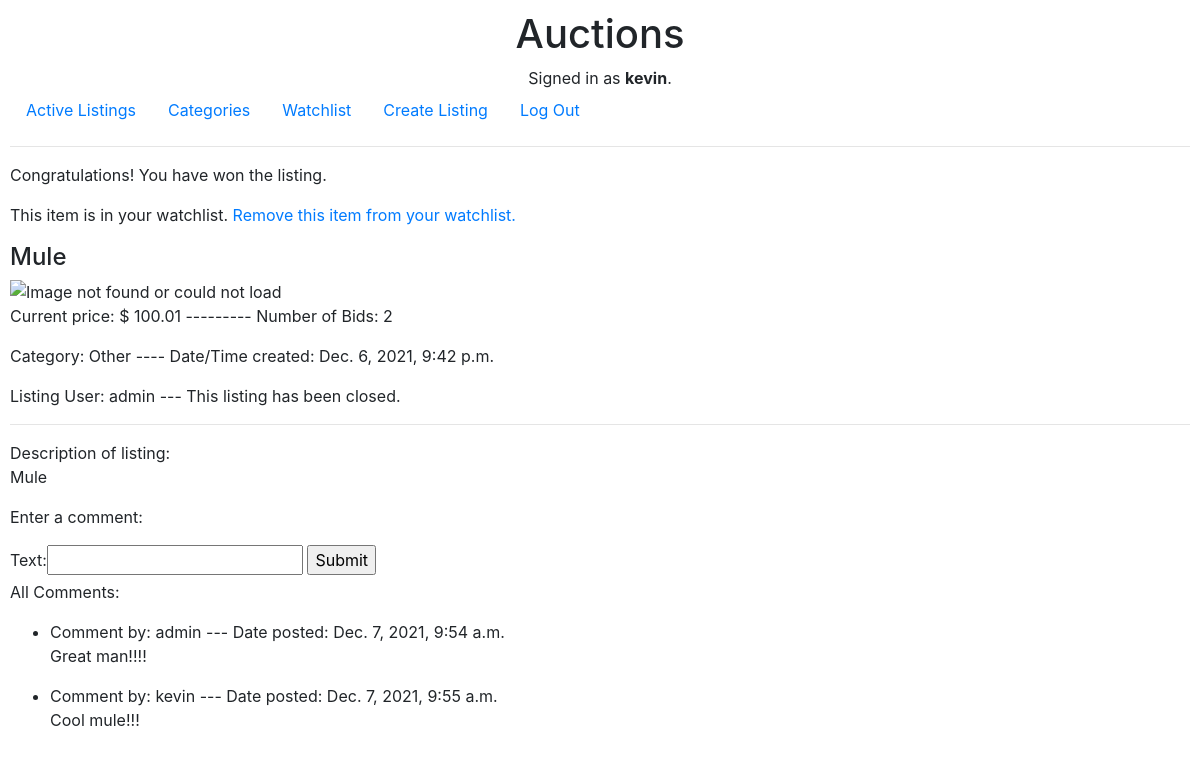
/listing/12 (signed in), run on the app's committed database.
### auctions/models.py (models this page shows)
class User(AbstractUser):
    pass

class Listing(models.Model):
    title = models.CharField(max_length=MAX_LENGTH_CHAR_FIELD)
    description = models.TextField()
    image_url = models.TextField(blank = True)
    starting_price = models.DecimalField(decimal_places=2, max_digits = 25)
    created_datetime = models.DateTimeField( auto_now_add = True )
    closed_datetime = models.DateTimeField( null = True, blank = True )
    number_bids = models.PositiveIntegerField(default = 0 )
    CATEGORIES = {'fashion': 'Fashion'  ,
        'electronics': 'Electronics',
        'art': 'Art and Collectibles',
        'home': 'Home and Garden',
        'toys': 'Toys',
        'other':'Other' }
    CATEGORY_CHOICES = [
        ('fashion', 'Fashion'   ),
        ('electronics', 'Electronics'),
        ('art', 'Art and Collectibles'),
        ('home', 'Home and Garden'),
        ('toys','Toys'),
        ('other', 'Other'),
    ]
    category = models.CharField(max_length = 15, choices = CATEGORY_CHOICES, default = 'other')
    active = models.BooleanField(default = True)
    listing_user = models.ForeignKey(User, on_delete = models.CASCADE, related_name = 'listings')
    watching = models.ManyToManyField(User, blank = True, related_name = "watchlist")

class Bid(models.Model):
    amount = models.DecimalField(decimal_places=2, max_digits = 25)
    listing = models.ForeignKey(Listing, on_delete=models.CASCADE, related_name = "bids")
    created_datetime = models.DateTimeField( auto_now_add = True )
    user = models.ForeignKey(User, on_delete= models.CASCADE, related_name = "bids")
    highest_bid_for_listing = models.OneToOneField(Listing, null = True, blank = True, \
        related_name = 'highest_bid', on_delete = models.CASCADE)

class Comment(models.Model):
    text = models.CharField(max_length=MAX_LENGTH_CHAR_FIELD)
    listing = models.ForeignKey(Listing, on_delete=models.CASCADE, related_name = 'comments')
    created_datetime = models.DateTimeField( auto_now_add = True )
    user = models.ForeignKey(User, on_delete= models.CASCADE, related_name = 'comments')

### auctions/views.py (the view, shortened to what this page needs)
# urls.py: path('listing/<int:listing_id>', views.listing, name = 'listing'),
def listing (request, listing_id):
    errorMessage = None
    listing = None
    category = None
    in_watchlist = False
    close_listing_form = None
    comments = None
    try:
        listing = Listing.objects.get(id = listing_id)
        category = Listing.CATEGORIES[listing.category]
        in_watchlist = listing.watching.filter(username = request.user.username ).exists()
        if listing.active and listing.listing_user == request.user:
            close_listing_form = CloseListingForm()
    except Listing.DoesNotExist:
        pass
    if not listing:
        errorMessage = "Invalid Listing"
    bid_form = NewBidForm()
    bid_message = None
    comment_form = NewCommentForm()
    if listing:
        comments_query = listing.comments.all()
        comments = []
        for comment in comments_query:
            comments.append(comment)
    return render(request, "auctions/listing.html", {
        'listing': listing,
        'message' : errorMessage,
        'category': category,
        'in_watchlist' : in_watchlist,
        "new_bid_form" : bid_form,
        'bid_message': bid_message,
        'close_listing_form': close_listing_form,
        'comments':comments,
        'comment_form': comment_form
    })

### auctions/forms.py
class NewBidForm(forms.Form):
    amount = forms.DecimalField(decimal_places=2, max_digits = 25, label = "New Bid Amount ($)")

class NewCommentForm(ModelForm):
    class Meta:
        model = Comment
        fields = ['text']

### auctions/templates/auctions/listing.html (shortened to what this page needs)
{% extends "auctions/layout.html" %}
{% block body %}
    {% if message %}
        <p> {{ message }}</p>
    {% else  %}
        {% if not listing.active and listing.highest_bid.user == user %}
            <p>  Congratulations! You have won the listing. </p>
        {% endif  %}
        <p>
            {% if user.is_authenticated %}
                {% if in_watchlist %}
                This item is in your watchlist.
                <a href = "{% url 'watchlist_remove' listing.id %}"> Remove this item from your watchlist. </a>
                {% else %}
                This item is not in your watchlist.
                <a href = "{% url 'watchlist_add' listing.id %}"> Add this item to your watchlist. </a>
                {% endif %}
            {% else %}
                Register or sign in to add this item to your watchlist.
            {% endif  %}
        </p>
        <h4>  {{listing.title}}</h4>
        <img class = "listing-image" src = "{{listing.image_url}}"  alt = "Image not found or could not load" >
        <p>   {% include 'auctions/listing_price.html' %}
            --------- Number of Bids: {{listing.number_bids}}  </p>
        <p> Category: {{category}} ---- Date/Time created: {{listing.created_datetime}} </p>
        <p> Listing User: {{listing.listing_user.username}} ---
        {% if listing.active %}
            This is an active listing.
            {% else %}
            This listing has been closed.
        {% endif %}
        </p>
        <hr>
        <p>
            Description of listing:
            <br> {{listing.description}}
        </p>
        {% if user.is_authenticated %}
            <p>
                Enter a comment:
            </p>
            <form action = "{% url 'listing' listing.id %}" method = "post">
                {{ comment_form }}
                <input type = "submit">
            </form>
        {% endif %}
        <p>
            All Comments:
        </p>
        <ul>
            {% for comment in comments %}
            <li> Comment by: {{comment.user.username}} --- Date posted: {{comment.created_datetime}}
                <p>
                {{comment.text}}
                </p> </li>
            {% endfor %}
        </ul>
    {% endif  %}
{% endblock %}

### auctions/templates/auctions/layout.html (shortened to what this page needs)
{% load static %}
<!DOCTYPE html>
<html lang="en">
    <head>
        <link rel="stylesheet" href="https://stackpath.bootstrapcdn.com/bootstrap/4.4.1/css/bootstrap.min.css">
        <link href="{% static 'auctions/styles.css' %}" rel="stylesheet">
    </head>
    <body>
        <h1 style = "text-align: center;  ">Auctions</h1>
        <div style = "text-align:center;">
            {% if user.is_authenticated %}
                Signed in as <strong>{{ user.username }}</strong>.
            {% else %}
                Not signed in.
            {% endif %}
        </div>
        <ul class="nav">
            <li class="nav-item">
                <a class="nav-link" href="{% url 'index' %}">Active Listings</a>
            </li>
            <li class = "nav-item">
                <a class = "nav-link" href = "{% url 'categories'  %}"> Categories </a>
            </li>
            {% if user.is_authenticated %}
                <li class = "nav-item">
                    <a class = "nav-link" href = "{% url 'watchlist' %}"> Watchlist </a>
                </li>
                <li class = "nav-item">
                    <a class = "nav-link" href = "{% url 'create_listing' %}"> Create Listing  </a>
                </li>
                <li class="nav-item">
                    <a class="nav-link" href="{% url 'logout' %}">Log Out</a>
                </li>
            {% endif %}
        </ul>
        <hr>
        {% block body %}
        {% endblock %}
    </body>
</html>

### auctions/templates/auctions/listing_price.html
Current price: $
                {% if listing.highest_bid %}
                    {{listing.highest_bid.amount}}
                {% else %}
                    {{listing.starting_price}}
                {% endif  %}

### auctions/static/auctions/styles.css (style rules this page uses)
body { padding: 10px; }
.listing-image { width : 50%; display : block; height: auto; max-height: 500px; }
.listing-image , .listing-image> img { max-height: 300px; width: auto; height:auto; }

### data on the page
User: username "kevin"
Listing: title "Mule", highest_bid.amount "100.01", number_bids "2", category "Other", created_datetime "Dec. 6, 2021, 9:42 p.m.", listing_user.username "admin", description "Mule"
Comment: user.username "admin", created_datetime "Dec. 7, 2021, 9:54 a.m.", text "Great man!!!!"
Comment: user.username "kevin", created_datetime "Dec. 7, 2021, 9:55 a.m.", text "Cool mule!!!"
